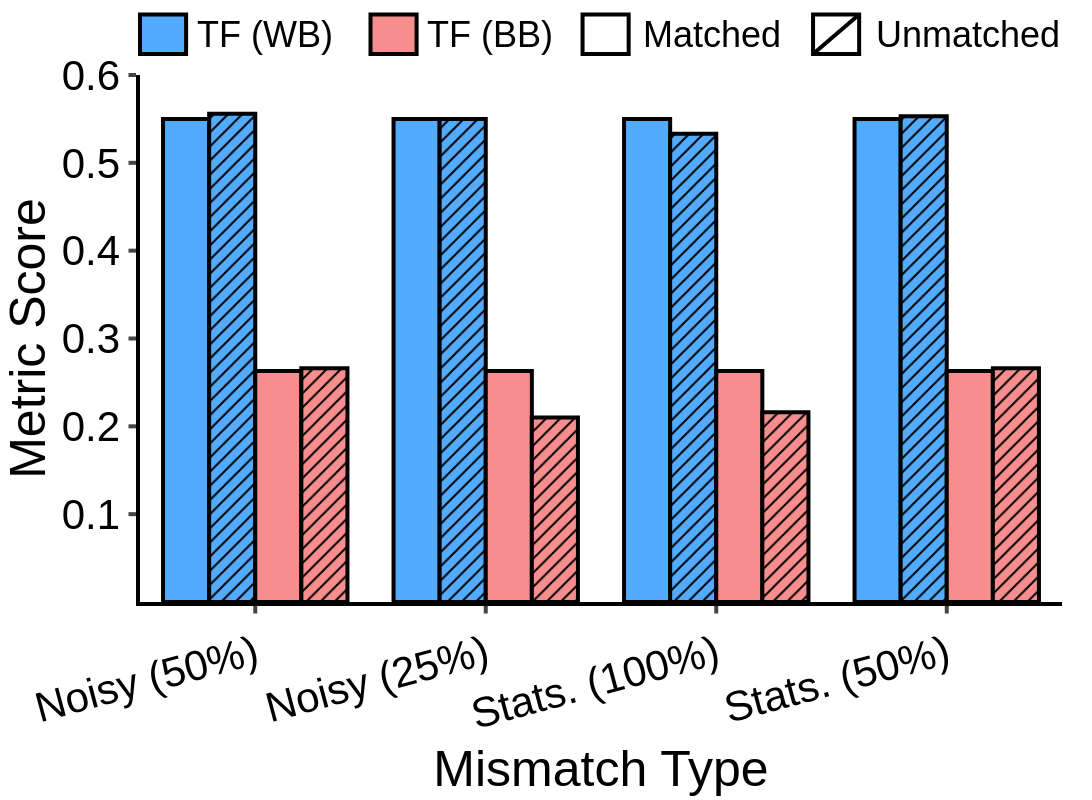

Here is the notebook cell this chart was saved with:
### Code cell
df = {"matched_distribution": matched_distribution, "Mismatch Type": mismatch_type, "mismatch_mia": mismatch_mia}

fig = px.bar( 
    data_frame=df,
    x="Mismatch Type",
    y=["mismatch_mia"],
    color="matched_distribution",
    barmode="group",
    pattern_shape='matched_distribution',
    color_discrete_sequence=["#53abff", "#53abff", "#f78d8d", "#f78d8d"]*4,
    pattern_shape_sequence=['', '/', '', '/'],
)

fig.update_traces(showlegend=False)

fig.update_xaxes(
   ticks="outside", tickwidth=4, ticklen=7.5, linewidth=4, linecolor="black", tickangle=-15, title_font_family="Helvetica", tickfont_family="Helvetica", tickfont_size=FONT_SIZE+10,
)
fig.update_yaxes(
    ticks="outside", tickwidth=4, ticklen=7.5, linewidth=4, linecolor="black", title = "Metric Score", tickangle=0, title_font_family="Helvetica", tickfont_family="Helvetica", tickfont_size=FONT_SIZE+10,
)
fig.update_traces(marker_line_width=4, marker_line_color="black", marker_pattern_fgopacity=1.0, marker_pattern_fgcolor="black")

fig.add_shape(
    type="rect",
    xref="paper", yref="paper",
    x0=0.0, x1=0.05,
    y0=1.04, y1=1.115,
    line=dict(color="black", width=4),
    fillcolor="#53abff"
)

fig.add_annotation(
    x=0.06, y=1.12,
    xref="paper", yref="paper",
    text="TF (WB)",
    showarrow=False,
    font=dict(size=FONT_SIZE+4, color="black"),
    align="left"
)

fig.add_shape(
    type="rect",
    xref="paper", yref="paper",
    x0=0.25, x1=0.3,
    y0=1.04, y1=1.115,
    line=dict(color="black", width=4),
    fillcolor="#f78d8d"
)

fig.add_annotation(
    x=0.38, y=1.12,
    xref="paper", yref="paper",
    text="TF (BB)",
    showarrow=False,
    font=dict(size=FONT_SIZE+4, color="black"),
    align="left"
)

fig.add_shape(
    type="rect",
    xref="paper", yref="paper",
    x0=0.48, x1=0.53,
    y0=1.04, y1=1.115,
    line=dict(color="black", width=4),
)

fig.add_annotation(
    x=0.62, y=1.12,
    xref="paper", yref="paper",
    text="Matched",
    showarrow=False,
    font=dict(size=FONT_SIZE+4, color="black"),
)

fig.add_shape(
    type="rect",
    xref="paper", yref="paper",
    x0=0.73, x1=0.78,
    y0=1.04, y1=1.115,
    line=dict(color="black", width=4),
)

fig.add_shape(
    type="line",
    xref="paper", yref="paper",
    x0=0.73, x1=0.78,
    y0=1.04, y1=1.115,
    line=dict(color="black", width=4)
)

fig.add_annotation(
    x=1.0, y=1.12,
    xref="paper", yref="paper",
    text="Unmatched",
    showarrow=False,
    font=dict(size=FONT_SIZE+4, color="black"),
)

fig.update_yaxes(tickmode='array', tickvals=[0.1, 0.2, 0.3, 0.4, 0.5, 0.6], range=[0, 0.6])

customize_figure_layout(fig)

save_and_display_figure(fig, "diabetes_tf_distribution_variation", plots_dir)

### Figure 1 — Plotly figure (JSON) as saved in the notebook; plotly's stock layout.template omitted (floating-point values rounded to 4 significant figures)
{"data": [{"alignmentgroup": "True", "hovertemplate": "matched_distribution=TF (WB) Matched<br>Mismatch Type=%{x}<br>value=%{y}<extra></extra>", "legendgroup": "TF (WB) Matched", "marker": {"color": "#53abff", "line": {"color": "black", "width": 4}, "pattern": {"fgcolor": "black", "fgopacity": 1, "shape": ""}}, "name": "TF (WB) Matched", "offsetgroup": "TF (WB) Matched", "orientation": "v", "showlegend": false, "textposition": "auto", "type": "bar", "x": ["Noisy (50%)", "Noisy (25%)", "Stats. (100%)", "Stats. (50%)"], "xaxis": "x", "y": [0.55, 0.55, 0.55, 0.55], "yaxis": "y"}, {"alignmentgroup": "True", "hovertemplate": "matched_distribution=TF (WB) Unmatched<br>Mismatch Type=%{x}<br>value=%{y}<extra></extra>", "legendgroup": "TF (WB) Unmatched", "marker": {"color": "#53abff", "line": {"color": "black", "width": 4}, "pattern": {"fgcolor": "black", "fgopacity": 1, "shape": "/"}}, "name": "TF (WB) Unmatched", "offsetgroup": "TF (WB) Unmatched", "orientation": "v", "showlegend": false, "textposition": "auto", "type": "bar", "x": ["Noisy (50%)", "Noisy (25%)", "Stats. (100%)", "Stats. (50%)"], "xaxis": "x", "y": [0.556, 0.55, 0.533, 0.553], "yaxis": "y"}, {"alignmentgroup": "True", "hovertemplate": "matched_distribution=TF (BB) Matched<br>Mismatch Type=%{x}<br>value=%{y}<extra></extra>", "legendgroup": "TF (BB) Matched", "marker": {"color": "#f78d8d", "line": {"color": "black", "width": 4}, "pattern": {"fgcolor": "black", "fgopacity": 1, "shape": ""}}, "name": "TF (BB) Matched", "offsetgroup": "TF (BB) Matched", "orientation": "v", "showlegend": false, "textposition": "auto", "type": "bar", "x": ["Noisy (50%)", "Noisy (25%)", "Stats. (100%)", "Stats. (50%)"], "xaxis": "x", "y": [0.263, 0.263, 0.263, 0.263], "yaxis": "y"}, {"alignmentgroup": "True", "hovertemplate": "matched_distribution=TF (BB) Unmatched<br>Mismatch Type=%{x}<br>value=%{y}<extra></extra>", "legendgroup": "TF (BB) Unmatched", "marker": {"color": "#f78d8d", "line": {"color": "black", "width": 4}, "pattern": {"fgcolor": "black", "fgopacity": 1, "shape": "/"}}, "name": "TF (BB) Unmatched", "offsetgroup": "TF (BB) Unmatched", "orientation": "v", "showlegend": false, "textposition": "auto", "type": "bar", "x": ["Noisy (50%)", "Noisy (25%)", "Stats. (100%)", "Stats. (50%)"], "xaxis": "x", "y": [0.266, 0.21, 0.216, 0.266], "yaxis": "y"}], "layout": {"annotations": [{"align": "left", "font": {"color": "black", "size": 36}, "showarrow": false, "text": "TF (WB)", "x": 0.06, "xref": "paper", "y": 1.12, "yref": "paper"}, {"align": "left", "font": {"color": "black", "size": 36}, "showarrow": false, "text": "TF (BB)", "x": 0.38, "xref": "paper", "y": 1.12, "yref": "paper"}, {"font": {"color": "black", "size": 36}, "showarrow": false, "text": "Matched", "x": 0.62, "xref": "paper", "y": 1.12, "yref": "paper"}, {"font": {"color": "black", "size": 36}, "showarrow": false, "text": "Unmatched", "x": 1, "xref": "paper", "y": 1.12, "yref": "paper"}], "barmode": "group", "font": {"color": "black", "family": "Helvetica", "size": 42}, "height": 800, "legend": {"font": {"size": 36}, "orientation": "h", "title": {"font": {"family": "Helvetica"}, "text": ""}, "tracegroupgap": 0, "valign": "top", "x": 0.5, "xanchor": "center", "y": 1, "yanchor": "bottom"}, "margin": {"b": 25, "l": 30, "r": 30, "t": 75}, "plot_bgcolor": "white", "shapes": [{"fillcolor": "#53abff", "line": {"color": "black", "width": 4}, "type": "rect", "x0": 0, "x1": 0.05, "xref": "paper", "y0": 1.04, "y1": 1.115, "yref": "paper"}, {"fillcolor": "#f78d8d", "line": {"color": "black", "width": 4}, "type": "rect", "x0": 0.25, "x1": 0.3, "xref": "paper", "y0": 1.04, "y1": 1.115, "yref": "paper"}, {"line": {"color": "black", "width": 4}, "type": "rect", "x0": 0.48, "x1": 0.53, "xref": "paper", "y0": 1.04, "y1": 1.115, "yref": "paper"}, {"line": {"color": "black", "width": 4}, "type": "rect", "x0": 0.73, "x1": 0.78, "xref": "paper", "y0": 1.04, "y1": 1.115, "yref": "paper"}, {"line": {"color": "black", "width": 4}, "type": "line", "x0": 0.73, "x1": 0.78, "xref": "paper", "y0": 1.04, "y1": 1.115, "yref": "paper"}], "title": {"font": {"family": "Helvetica"}, "x": 0.5, "y": 0.975}, "width": 1100, "xaxis": {"anchor": "y", "domain": [0, 1], "linecolor": "black", "linewidth": 4, "tickangle": -15, "tickfont": {"family": "Helvetica", "size": 42}, "ticklen": 7.5, "ticks": "outside", "tickwidth": 4, "title": {"font": {"family": "Helvetica"}, "text": "Mismatch Type"}}, "yaxis": {"anchor": "x", "domain": [0, 1], "linecolor": "black", "linewidth": 4, "range": [0, 0.6], "tickangle": 0, "tickfont": {"family": "Helvetica", "size": 42}, "ticklen": 7.5, "tickmode": "array", "ticks": "outside", "tickvals": [0.1, 0.2, 0.3, 0.4, 0.5, 0.6], "tickwidth": 4, "title": {"font": {"family": "Helvetica"}, "text": "Metric Score"}}}}
